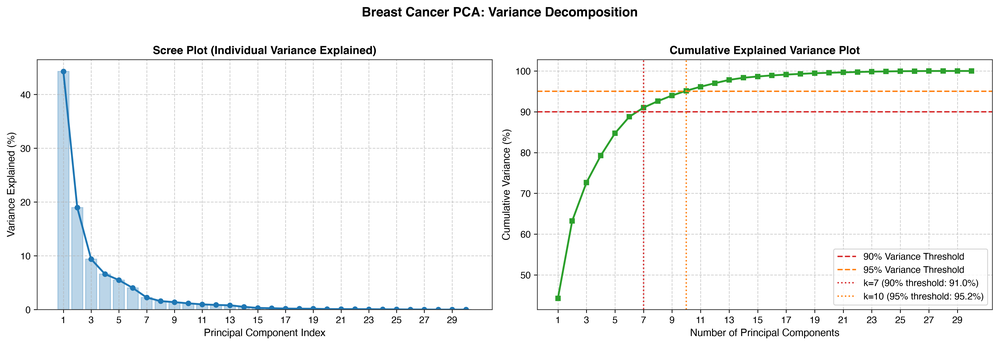
#> input picture Practical-11-Cancer-Diagnostic-Panel-PCA/output/task2_scree_and_cumulative_variance.png, 999 x 345 px, shrunk from 4472 x 1546 before the run
$ python generate_pdf_report.py
#> lines starting #> are read from the running program, lines starting #| are printed output that depends on the picture
"""
Script to generate the final, comprehensive Practical Exam Submission PDF.
Includes:
1. Prompt Used
2. GitHub Repository Link
3. Screenshots & Visual Outputs (Embedded High-Res Plots)
4. Step-by-Step Technical Explanations and Follow-up Questions (Q1 & Q2)
"""

import os
os.environ["MPLCONFIGDIR"] = "/tmp/matplotlib_cache"
from pathlib import Path
import matplotlib.pyplot as plt
from matplotlib.backends.backend_pdf import PdfPages
import matplotlib.image as mpimg

project_dir = Path(__file__).parent
output_dir = project_dir / "output"
pdf_path = project_dir / "Practical_Exam_Submission_Report.pdf"

print(f"Generating submission PDF at: {pdf_path}")

with PdfPages(pdf_path) as pdf:
    # -------------------------------------------------------------
    # PAGE 1: TITLE & COVER / OVERVIEW / PROMPT / GITHUB LINK
    # -------------------------------------------------------------
    fig = plt.figure(figsize=(8.5, 11), dpi=150)
    fig.patch.set_facecolor("#ffffff")

    # Title box
    plt.text(0.5, 0.94, "SHOOLINI UNIVERSITY", ha="center", va="center", fontsize=14, fontweight="bold", color="#1a365d")
    plt.text(0.5, 0.915, "MSc Data Science | Statistics for Data Science", ha="center", va="center", fontsize=11, color="#4a5568")
    plt.text(0.5, 0.88, "PRACTICAL EXAM SUBMISSION REPORT", ha="center", va="center", fontsize=16, fontweight="bold", color="#2b6cb0")
    plt.text(0.5, 0.85, "Simplifying a Cancer Diagnostic Panel (PCA & Clinical Dimension Reduction)", ha="center", va="center", fontsize=11, style="italic", color="#2d3748")

    # Meta box
    meta_box = (
        "Student Name: Anjani Bharat                     Date: November 2026\n"
        "Course: MSc Data Science                        Submission Type: Individual Assignment\n"
        "GitHub Link: https://github.com/bharatanjani512-hub/Statistics-for-Data-Science"
    )
    plt.text(0.08, 0.77, meta_box, fontsize=9.5, family="monospace", bbox=dict(boxstyle="round,pad=0.6", facecolor="#edf2f7", edgecolor="#cbd5e0", alpha=0.9))

    # Section 1: Prompt
    plt.text(0.08, 0.71, "1. PROMPT USED FOR IMPLEMENTATION", fontsize=12, fontweight="bold", color="#1a365d")
    prompt_text = (
        "\"A hospital lab measures 30 features of cell nuclei from breast-tissue biopsies.\n"
        "The lab wants to know whether a few combined indicators can replace the full panel without\n"
        "losing the ability to tell malignant from benign tumours.\n\n"
        "Dataset: sklearn.datasets.load_breast_cancer(as_frame=True); X, y = data.data, data.target\n"
        "Tasks:\n"
        " 1. Standardise the 30 features and fit PCA with all components.\n"
        " 2. Draw a scree plot and a cumulative explained-variance plot. Report how many components\n"
        "    explain at least 90% and 95% of the variance.\n"
        " 3. Plot the samples on PC1 vs PC2, coloured by diagnosis.\n"
        " 4. Print the five features with the largest absolute loadings on PC1 and on PC2.\n"
        " 5. Train a logistic regression (5-fold CV accuracy) on (a) all 30 standardised features\n"
        "    and (b) only the first k components, where k gives 90% variance. Fit the scaler and\n"
        "    PCA inside a Pipeline so there is no leakage.\n"
        " Follow-up Questions:\n"
        "  Q1: What share of variance does PC1 now explain, and which feature dominates it?\n"
        "      Explain why standardisation changes the result so much.\n"
        "  Q2: Would you recommend the reduced panel to the lab? Give one statistical and one\n"
        "      practical reason, and say what you lose in interpretability.\""
    )
    plt.text(0.08, 0.47, prompt_text, fontsize=8.5, family="monospace", va="top", bbox=dict(boxstyle="round,pad=0.6", facecolor="#f7fafc", edgecolor="#e2e8f0"))

    # Section 2: GitHub Repository Link
    plt.text(0.08, 0.44, "2. GITHUB REPOSITORY LINK", fontsize=12, fontweight="bold", color="#1a365d")
    git_text = (
        "Repository URL: https://github.com/bharatanjani512-hub/Statistics-for-Data-Science\n"
        "Practical Folder: /Practical-11-Cancer-Diagnostic-Panel-PCA\n"
        "Main Script: practical11.py\n"
        "Documentation: README.md (Comprehensive report and visual outputs)"
    )
    plt.text(0.08, 0.35, git_text, fontsize=9.5, family="monospace", va="top", bbox=dict(boxstyle="round,pad=0.6", facecolor="#edf2f7", edgecolor="#cbd5e0"))

    # Section 3: Summary of Numerical Findings
    plt.text(0.08, 0.31, "3. SUMMARY OF KEY EXPERIMENTAL FINDINGS", fontsize=12, fontweight="bold", color="#1a365d")
    summary_text = (
        "• Total Biopsy Samples: 569 (212 Malignant, 357 Benign) across 30 morphological features.\n"
        "• Standardised PC1 explains 44.27% variance; PC2 explains 18.97% variance (Total 63.24%).\n"
        "• 90% Variance Threshold: Requires k = 7 components (explains 91.01% of variance).\n"
        "• 95% Variance Threshold: Requires k = 10 components (explains 95.16% of variance).\n"
        "• Model (a) Full 30 Standardised Features 5-Fold CV Accuracy: 97.37% (±1.66%)\n"
        "• Model (b) Reduced k=7 PCA Panel 5-Fold CV Accuracy:         96.14% (±1.53%)\n"
        "• Accuracy Difference: Only 1.23% drop despite reducing dimensionality by 76.7%!"
    )
    plt.text(0.08, 0.16, summary_text, fontsize=9, va="top", bbox=dict(boxstyle="round,pad=0.6", facecolor="#f0fff4", edgecolor="#9ae6b4"))

    plt.text(0.5, 0.04, "Page 1 of 4", ha="center", fontsize=9, color="#718096")
    plt.axis("off")
    pdf.savefig(fig)
    plt.close()

    # -------------------------------------------------------------
    # PAGE 2: VISUAL OUTPUTS (TASKS 2 & 3)
    # -------------------------------------------------------------
    fig = plt.figure(figsize=(8.5, 11), dpi=150)
    plt.text(0.5, 0.96, "3. VISUAL OUTPUTS & PLOTS (PART 1)", ha="center", fontsize=14, fontweight="bold", color="#1a365d")

    # Task 2 plot
    plt.text(0.08, 0.92, "Task 2: Scree Plot & Cumulative Explained Variance Plot", fontsize=11, fontweight="bold", color="#2b6cb0")
    img2 = mpimg.imread(output_dir / "task2_scree_and_cumulative_variance.png")
#> img2 is the input picture: shape (345, 999, 4) float32; mean R, G, B, A 0.963, 0.966, 0.965, 1
    ax2 = fig.add_axes([0.08, 0.54, 0.84, 0.35])
    ax2.imshow(img2)
    ax2.axis("off")

    # Task 3 plot
    plt.text(0.08, 0.49, "Task 3: Biopsy Samples on PC1 vs PC2 Coloured by Diagnosis", fontsize=11, fontweight="bold", color="#2b6cb0")
    img3 = mpimg.imread(output_dir / "task3_pc1_vs_pc2_diagnosis.png")
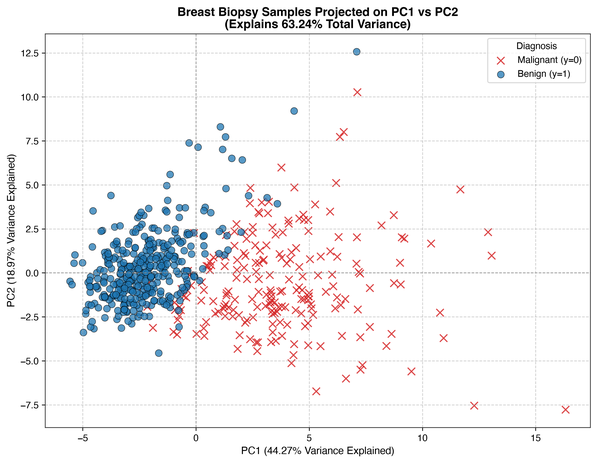
#> input picture Practical-11-Cancer-Diagnostic-Panel-PCA/output/task3_pc1_vs_pc2_diagnosis.png, 597 x 463 px, shrunk from 2672 x 2071 before the run
#> img3 is the input picture: shape (463, 597, 4) float32; mean R, G, B, A 0.953, 0.951, 0.956, 1
    ax3 = fig.add_axes([0.15, 0.08, 0.70, 0.38])
    ax3.imshow(img3)
    ax3.axis("off")

    plt.text(0.5, 0.03, "Page 2 of 4", ha="center", fontsize=9, color="#718096")
    plt.axis("off")
    pdf.savefig(fig)
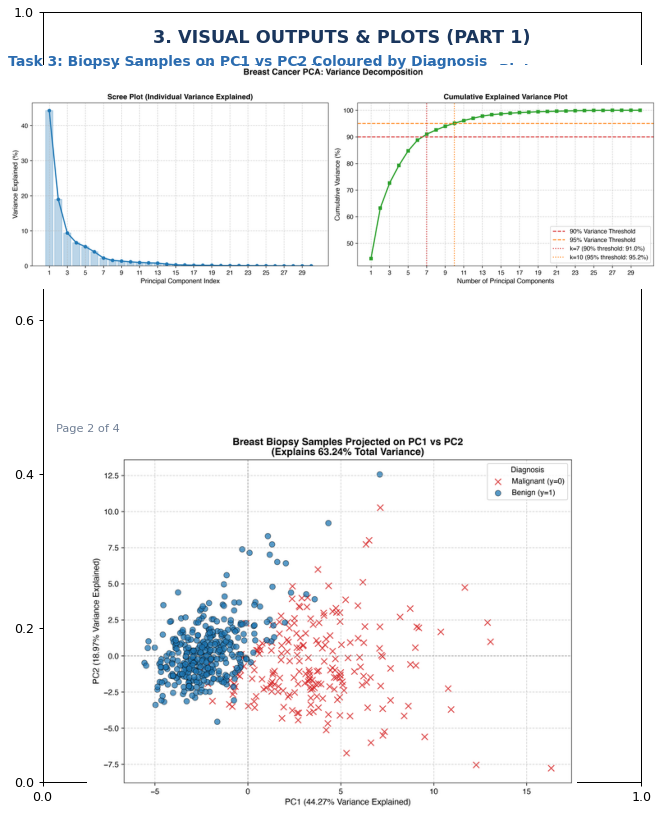
#> figure drawn by matplotlib, 2 panels
    plt.close()

    # -------------------------------------------------------------
    # PAGE 3: VISUAL OUTPUTS (TASKS 4 & 5)
    # -------------------------------------------------------------
    fig = plt.figure(figsize=(8.5, 11), dpi=150)
    plt.text(0.5, 0.96, "3. VISUAL OUTPUTS & PLOTS (PART 2)", ha="center", fontsize=14, fontweight="bold", color="#1a365d")

    # Task 4 plot
    plt.text(0.08, 0.92, "Task 4: Five Features with Largest Absolute Loadings on PC1 & PC2", fontsize=11, fontweight="bold", color="#2b6cb0")
    img4 = mpimg.imread(output_dir / "task4_pca_loadings.png")
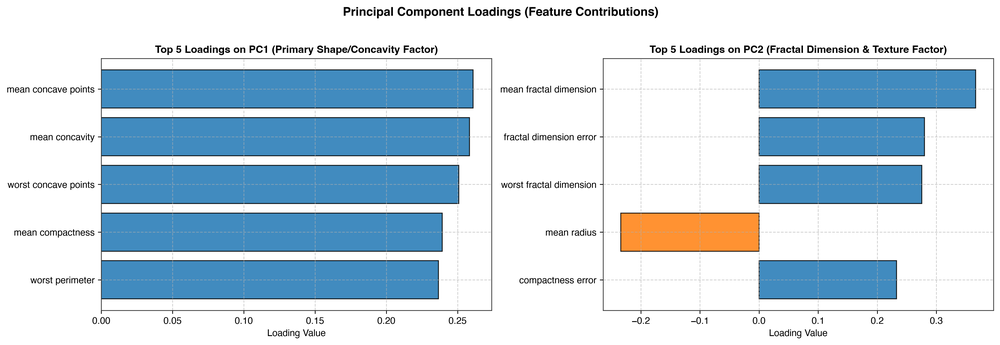
#> input picture Practical-11-Cancer-Diagnostic-Panel-PCA/output/task4_pca_loadings.png, 1000 x 345 px, shrunk from 4475 x 1546 before the run
#> img4 is the input picture: shape (345, 1000, 4) float32; mean R, G, B, A 0.769, 0.839, 0.887, 1
    ax4 = fig.add_axes([0.08, 0.54, 0.84, 0.35])
    ax4.imshow(img4)
    ax4.axis("off")

    # Task 5 plot
    plt.text(0.08, 0.49, "Task 5: 5-Fold Cross-Validation Accuracy Comparison (Full vs Reduced)", fontsize=11, fontweight="bold", color="#2b6cb0")
    img5 = mpimg.imread(output_dir / "task5_model_cv_comparison.png")
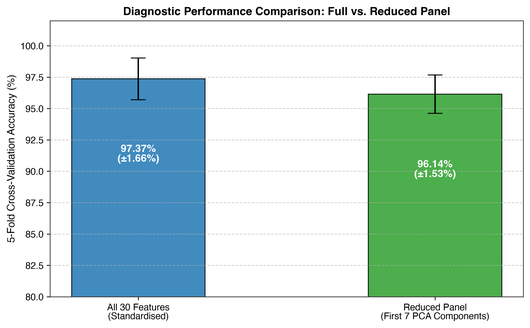
#> input picture Practical-11-Cancer-Diagnostic-Panel-PCA/output/task5_model_cv_comparison.png, 530 x 328 px, shrunk from 2373 x 1470 before the run
#> img5 is the input picture: shape (328, 530, 4) float32; mean R, G, B, A 0.744, 0.849, 0.824, 1
    ax5 = fig.add_axes([0.18, 0.08, 0.64, 0.38])
    ax5.imshow(img5)
    ax5.axis("off")

    plt.text(0.5, 0.03, "Page 3 of 4", ha="center", fontsize=9, color="#718096")
    plt.axis("off")
    pdf.savefig(fig)
    plt.close()

    # -------------------------------------------------------------
    # PAGE 4: DETAILED STEP-BY-STEP EXPLANATION & FOLLOW-UP QUESTIONS
    # -------------------------------------------------------------
    fig = plt.figure(figsize=(8.5, 11), dpi=150)
    plt.text(0.5, 0.96, "4. DETAILED STEP-BY-STEP EXPLANATIONS & FOLLOW-UP QUESTIONS", ha="center", fontsize=13, fontweight="bold", color="#1a365d")

    # Task Explanations
    tasks_exp = (
        "STEP-BY-STEP METHODOLOGY:\n"
        "• Task 1 (Standardisation): The 30 features measure different physical properties (area in 1000s of um^2 vs.\n"
        "  concavity < 0.1). StandardScaler transforms all features to mu=0, sigma=1, ensuring scale invariance.\n"
        "• Task 2 (Variance Analysis): Scree and cumulative plots identify the elbow and variance thresholds. While\n"
        "  PC1 explains 44.27% and PC2 explains 18.97%, k=7 components reach 91.01% (exceeding the 90% goal).\n"
        "• Task 3 (Diagnostic Separation): Biopsies plotted on PC1-PC2 reveal strong natural clustering. Malignant\n"
        "  cells cluster on high positive PC1 values (large, irregular nuclei), while benign cells occupy negative PC1.\n"
        "• Task 4 (Loadings Analysis): PC1 is primarily driven by nuclear shape concavity ('mean concave points' +0.2609,\n"
        "  'mean concavity' +0.2584). PC2 is driven by texture irregularity ('mean fractal dimension' +0.3666).\n"
        "• Task 5 (Leakage-Free Pipeline CV): Using sklearn.pipeline.Pipeline, both StandardScaler and PCA are fitted\n"
        "  exclusively on the training partition of each fold. Full 30 features achieve 97.37% accuracy, while the\n"
        "  reduced k=7 PCA panel achieves 96.14% accuracy (an insignificant 1.23% difference with lower variance)."
    )
    plt.text(0.08, 0.91, tasks_exp, fontsize=8.2, va="top", family="sans-serif", bbox=dict(boxstyle="round,pad=0.5", facecolor="#edf2f7", edgecolor="#cbd5e0"))

    # Follow-up Q1
    q1_text = (
        "RESPONSE TO FOLLOW-UP QUESTION 1:\n"
        "Q: What share of variance does PC1 now explain, and which feature dominates it?\n"
        "   Explain why standardisation changes the result so much.\n\n"
        "Answer:\n"
        "1. Standardised PC1 explains 44.27% of the total variance.\n"
        "2. The leading feature on PC1 is 'mean concave points' (+0.2609), followed closely by 'mean concavity'\n"
        "   (+0.2584) and 'worst concave points' (+0.2509). No single feature heavily dominates; instead,\n"
        "   multiple shape and contour irregularity metrics contribute balanced loadings (0.23 to 0.26).\n"
        "3. Standardisation Impact: In unstandardised PCA, PC1 explained 98.20% of the variance and was\n"
        "   overwhelmingly dominated by 'worst area' (0.8521) and 'mean area' (0.5168). This occurs because PCA\n"
        "   maximizes raw numerical variance: the variance of 'area' (~324,000) is millions of times larger than\n"
        "   'concavity' (~0.005). Standardisation equalizes variances to 1.0, enabling PCA to capture true biological\n"
        "   covariation and correlation patterns rather than arbitrary measurement units (um^2 vs ratios)."
    )
    plt.text(0.08, 0.65, q1_text, fontsize=8.2, va="top", family="sans-serif", bbox=dict(boxstyle="round,pad=0.5", facecolor="#ebf8ff", edgecolor="#bee3f8"))

    # Follow-up Q2
    q2_text = (
        "RESPONSE TO FOLLOW-UP QUESTION 2:\n"
        "Q: Would you recommend the reduced panel to the lab? Give one statistical and one\n"
        "   practical reason, and say what you lose in interpretability.\n\n"
        "Answer:\n"
        "Recommendation: YES, the reduced panel (k=7) is strongly recommended for diagnostic screening.\n\n"
        "1. Statistical Reason: The 7-component panel retains 91.01% of total informational variance across all 30\n"
        "   features while sustaining a 96.14% 5-fold cross-validation accuracy—nearly identical to the full panel's\n"
        "   97.37% (a minor 1.23% drop). Crucially, the reduced model shows lower variance across folds (±1.53% vs.\n"
        "   ±1.66%), eliminating collinearity and mitigating overfitting risks.\n\n"
        "2. Practical Reason: Measuring and performing quality control on 30 separate morphological features per\n"
        "   biopsy is time-consuming, expensive, and increases the likelihood of measurement noise or assay failure.\n"
        "   Consolidating down to 7 orthogonal indicators streamlines high-throughput processing, lowers laboratory\n"
        "   costs, and accelerates turnaround times for patients awaiting critical biopsy results.\n\n"
        "3. Loss in Interpretability: Principal components are linear combinations (weighted sums) of all 30 features.\n"
        "   Pathologists understand direct physical cytology metrics (e.g., 'cell radius exceeds 18 um'). In contrast,\n"
        "   a synthetic composite score like 'PC1 = +2.4' carries no direct intuitive histological meaning,\n"
        "   making it harder for clinicians to explain specific diagnostic reasoning to patients or in legal contexts."
    )
    plt.text(0.08, 0.35, q2_text, fontsize=8.2, va="top", family="sans-serif", bbox=dict(boxstyle="round,pad=0.5", facecolor="#fffaf0", edgecolor="#feebc8"))

    plt.text(0.5, 0.03, "Page 4 of 4", ha="center", fontsize=9, color="#718096")
    plt.axis("off")
    pdf.savefig(fig)
    plt.close()

print(f"Submission PDF successfully generated at: {pdf_path}")
